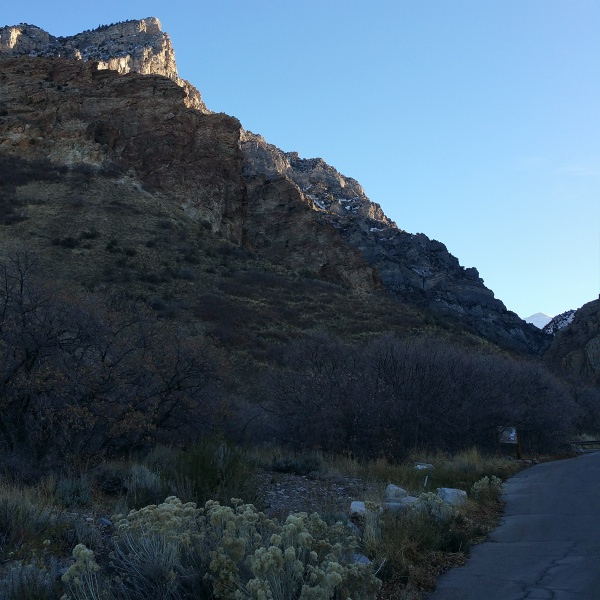
#> input picture test_images/mountain/img3.jpg, 600 x 600 px, found by its file name
$ python main_self.py
#> lines starting #> are read from the running program, lines starting #| are printed output that depends on the picture; after the words box and inside, x2 and y2 are one past the last pixel; in counts of white or black regions, pixels touching at a corner belong together
### image_sticher/pair_stitcher.py
import cv2
import numpy as np

from image_sticher.feature_detector import FeatureDetector
from image_sticher.feature_matcher import FeatureMatcher
from image_sticher.homography import Homography
from image_sticher.blender import Blender


class PairStitcher:

    def __init__(self,
                 feature_detector: FeatureDetector,
                 feature_matcher: FeatureMatcher,
                 homography: Homography,
                 blender: Blender):
        self.feature_detector = feature_detector
        self.feature_matcher = feature_matcher
        self.homography = homography
        self.blender = blender

        self.save_keypoints = False
        self.save_matches = False

    def stitch(self, center_img, other_img):
        # Load the test_images
        image1 = cv2.imread(other_img)
        image2 = cv2.imread(center_img)

        # Convert test_images to grayscale
        gray1 = cv2.cvtColor(image1, cv2.COLOR_BGR2GRAY)
        gray2 = cv2.cvtColor(image2, cv2.COLOR_BGR2GRAY)

        # Detect keypoints and compute descriptors for both test_images
        keypoints1, descriptors1 = self.feature_detector.detect_and_compute(gray1, None)
        keypoints2, descriptors2 = self.feature_detector.detect_and_compute(gray2, None)
        if self.save_keypoints:
            cv2.imwrite(r'image1_kp.png', cv2.drawKeypoints(image2, keypoints2, None))
            cv2.imwrite(r'image2_kp.png', cv2.drawKeypoints(image1, keypoints1, None))

        # Match the descriptors using brute-force matching
        matches = self.feature_matcher.match(descriptors1, descriptors2)
        # [9 lines of commented-out code are left out]
        num_matches = self.homography.needed_points
        matches = sorted(matches, key=lambda x: x.distance)[:num_matches]

        # Extract matching keypoints
        src_points = np.float32([keypoints1[match.queryIdx].pt for match in matches]).reshape(-1, 1, 2)
        dst_points = np.float32([keypoints2[match.trainIdx].pt for match in matches]).reshape(-1, 1, 2)

        # Estimate the homography matrix
        homography = self.homography.find_homography(src_points, dst_points)

        # Warp the first image using the homography
        warped_image = self.homography.warp(image1, homography,
                                            (image2.shape[1] + image1.shape[1], image2.shape[0] + image1.shape[0]))

        # Blend images
        image2, warped_image = self.blender.blend(image2, warped_image)
        res = self.blender.combine(image2, warped_image)

        return trim(res)
        # [13 lines of commented-out code are left out]

    def set_options(self, save_keypoints=False, save_matches=False):
        self.save_keypoints = save_keypoints
        self.save_matches = save_matches
        return self


def trim(frame):
    """Trim black areas on image sides"""
    while not np.sum(frame[0]):
        frame = frame[1:]
    while not np.sum(frame[-1]):
        frame = frame[:-2]
    while not np.sum(frame[:, 0]):
        frame = frame[:, 1:]
    while not np.sum(frame[:, -1]):
        frame = frame[:, :-2]

    return frame

### image_sticher/feature_matcher.py
import cv2 as cv


class FeatureMatcher:
    def __init__(self, name: str, binary=False):
        if name == "":
            raise Exception("FeatureMatcher: name can't be empty")

        if name is None:
            name = "BF"

        if name == "BF":
            # match = cv.DescriptorMatcher_create(cv.DescriptorMatcher_BRUTEFORCE).match
            match = get_bf_match_function(binary)
        elif name == "Flann":
            match = get_flann_match_function(binary)
        else:
            raise Exception("FeatureMatcher: unknown feature matcher name " + name)

        self.name = name
        self.match = match

        print("FeatureMatcher: " + self.name)


# [15 lines left out: function get_bf_match_function, not called in this run]


def get_flann_match_function(binary):
    def h(descriptors1, descriptors2):
        if binary:
            index_params = dict(algorithm=6,
                                table_number=6,
                                key_size=12,
                                multi_probe_level=2)
            search_params = {}
        else:
            FLANN_INDEX_KDTREE = 0
            index_params = dict(algorithm=FLANN_INDEX_KDTREE, trees=5)
            search_params = dict(checks=50)  # or pass empty dictionary
        matcher = cv.FlannBasedMatcher(index_params, search_params)

        knn_matches = matcher.knnMatch(descriptors1, descriptors2, 2)
        ratio_thresh = 0.99
        good_matches = []
        for m, n in knn_matches:
            if m.distance < ratio_thresh * n.distance:
                good_matches.append(m)
        return good_matches

    return h

### image_sticher/blender.py
import cv2 as cv
import numpy as np


class Blender:
    def __init__(self, name: str):
        if name == "":
            raise Exception("Blender: name can't be empty")

        if name is None:
            name = "Overlay"

        if name == "Overlay":
            blend = get_overlay_blending_function()
            combine = get_combine_overlay_function()
        elif name == "Alpha":
            blend = get_alpha_blending_function()
            combine = get_combine_alpha_function()
            # combine = get_combine_overlay_function()

        self.name = name
        self.blend = blend
        self.combine = combine

        print("Blender: " + self.name)


# color corrector?


# [6 lines left out: function get_combine_overlay_function, not called in this run]


def get_combine_alpha_function():
    def h(base_image, warped_image):
        blended_image = cv.add(warped_image, np.resize(base_image, warped_image.shape))
        return np.add(warped_image,
                      cv.copyMakeBorder(
                          base_image,
                          0,
                          warped_image.shape[1] - base_image.shape[1],
                          0, warped_image.shape[0] - base_image.shape[0],
                          cv.BORDER_CONSTANT, value=[0, 0, 0]))

        # cv.imshow('Blended Image', cv.copyMakeBorder(base_image, 0, warped_image.shape[0] - base_image.shape[0], 0,
        #                   warped_image.shape[1] - base_image.shape[1], cv.BORDER_CONSTANT, value=[0,0,0]))
        # cv.waitKey(0)
        # cv.destroyAllWindows()

    return h


# [5 lines left out: function get_overlay_blending_function, not called in this run]


def get_alpha_blending_function():
    def h(img1, img2):
        alpha = 0.5

        gray1 = cv.cvtColor(img1, cv.COLOR_BGR2GRAY)
        gray2 = cv.cvtColor(img2, cv.COLOR_BGR2GRAY)

        gray1[gray1 > 0] = 1
        gray2[gray2 > 0] = 1
        gray2_cropp = gray2[0:gray1.shape[0], 0:gray1.shape[1]]

        mask = gray1 & gray2_cropp
        mask = np.logical_not(mask).astype(int)

        n = np.empty((mask.shape[0], mask.shape[1], 3))

        for i in range(mask.shape[0]):
            for j in range(mask.shape[1]):
                n[i][j][0] = mask[i][j]
                n[i][j][1] = mask[i][j]
                n[i][j][2] = mask[i][j]
        n[n < 1] = 0.5

        img1 = img1.astype(float)
        img2 = img2.astype(float)

        img1 = cv.multiply(n, img1)
        tmp = cv.multiply(n, img2[0:gray1.shape[0], 0:gray1.shape[1]])
        img2[0:gray1.shape[0], 0:gray1.shape[1]] = tmp

        # cv.imshow('Blended Image', n)
        # cv.waitKey(0)
        # cv.destroyAllWindows()

        return img1, img2

    return h

### image_sticher/feature_detector.py
import cv2 as cv


class FeatureDetector:
    def __init__(self, name: str):
        if name == "":
            raise Exception("FeatureDetector: name can't be empty")

        if name is None:
            name = "SIFT"

        if name == "SIFT":
            detect_and_compute = cv.SIFT_create().detectAndCompute
        elif name == "ORB":
            detect_and_compute = cv.ORB_create().detectAndCompute
        elif name == "BRISK":
            detect_and_compute = cv.BRISK_create().detectAndCompute
        elif name == "FAST":
            detect_and_compute = get_fast_with_descriptor_detector("SIFT")
        else:
            raise Exception("FeatureDetector: unknown detector name: " + name)

        self.name = name
        self.detect_and_compute = detect_and_compute

        if name == "ORB" or name == "BRISK":
            self.is_binary = True

        print("FeatureDetector: " + self.name)


# [17 lines left out: function get_fast_with_descriptor_detector, not called in this run]

### image_sticher/homography.py
import cv2 as cv


class Homography:
    def __init__(self, name: str):
        if name == "":
            raise Exception("Homography: name can't be empty")

        if name is None:
            name = "Perspective"

        if name == "Perspective":
            find_homography_function = find_homography_perspective("RANSAC")
            needed_points = 50
            warp_function = cv.warpPerspective
        elif name == "Affine":
            find_homography_function = cv.getAffineTransform
            warp_function = cv.warpAffine
            needed_points = 3
        else:
            raise Exception("Homography: unknown homography name " + name)

        self.name = name
        self.find_homography = find_homography_function
        self.warp = warp_function
        self.needed_points = needed_points

        print("Homography: " + self.name)


def find_homography_perspective(alg:str):
    if alg == "RANSAC":
        def h(src_points, dst_points):
            return cv.findHomography(src_points, dst_points, cv.RANSAC, 5.0)[0]

        return h

### main_self.py
import time

import cv2 as cv

import image_sticher.pair_stitcher as st


def main():
    stitcher = st.PairStitcher(
        st.FeatureDetector("SIFT"),
        st.FeatureMatcher("Flann", binary=False),
        st.Homography("Perspective"),
        st.Blender("Alpha")
    )

    start_time = time.time()
    res = stitcher.\
        set_options(save_keypoints=True, save_matches=True).\
        stitch("test_images/img2.jpg", "test_images/img3.jpg")
#> in stitch, image1 is the input picture: shape (600, 600, 3); mean B, G, R 102.5, 86.5, 67
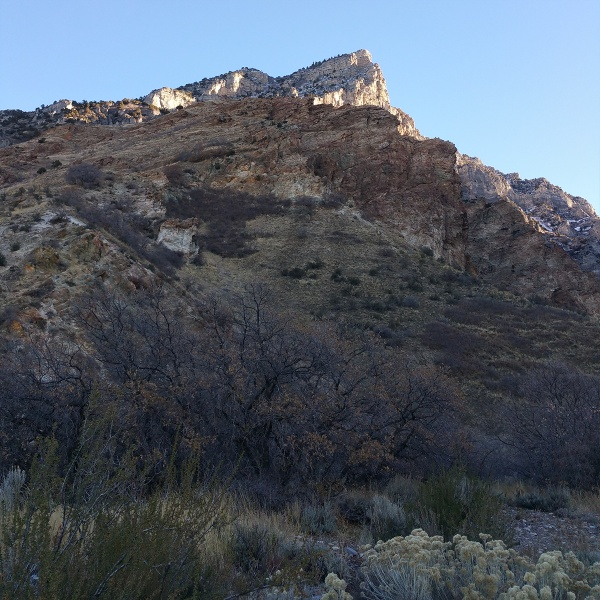
#> input picture test_images/mountain/img2.jpg, 600 x 600 px, found by its file name
#> in stitch, image2 is the input picture: shape (600, 600, 3); mean B, G, R 101.1, 90.1, 81.6
#> in stitch, `gray2 = cv2.cvtColor(image2, cv2.COLOR_BGR2GRAY)`:
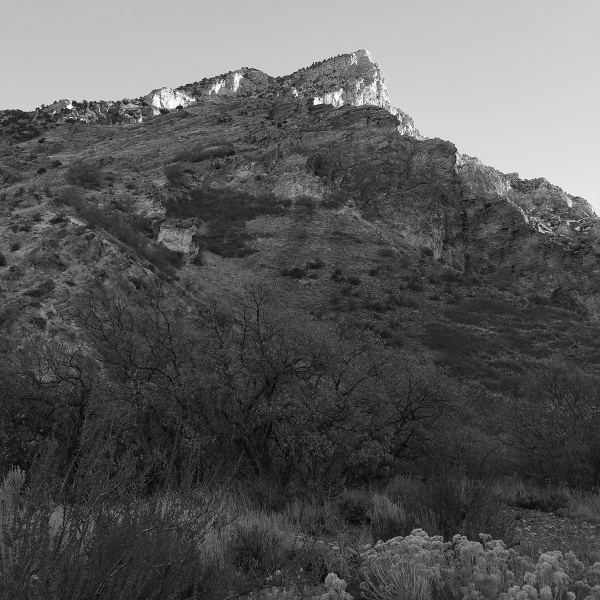
#> gray2: shape (600, 600); min 0, max 254, mean 88.8
#> in stitch, `keypoints1, descriptors1 = self.feature_detector.detect_and_compute(gr..`: keypoints1 = 674 keypoints; strongest (x, y, size): (101, 66, 5.1), (14, 34, 5.9), (496, 297, 2.6), (122, 64, 10.5)
#> in stitch, `keypoints2, descriptors2 = self.feature_detector.detect_and_compute(gr..`: keypoints2 = 1490 keypoints; strongest (x, y, size): (70, 107, 3.4), (179, 107, 3.4), (74, 103, 3.3), (140, 120, 2.6)
#> in h, `knn_matches = matcher.knnMatch(descriptors1, descriptors2, 2)`: knn_matches = 674 matches
#> after the loop in h, `for m, n in knn_matches:`: good_matches = 603 matches
#> in stitch, `matches = sorted(matches, key=lambda x: x.distance)[:num_matches]`: matches = 50 matches
#> in stitch, `src_points = np.float32([keypoints1[match.queryIdx].pt for match in ma..`: src_points = 50 rows, first 8: [301, 156.1], [127.6, 181.3], [127.6, 181.3], [92.88, 235.3], [184, 206], [245.3, 126.2], [138.3, 185.7], [122.4, 19.04]
#> in stitch, `dst_points = np.float32([keypoints2[match.trainIdx].pt for match in ma..`: dst_points = 50 rows, first 8: [522.1, 177], [347.7, 211.3], [347.7, 211.3], [317.7, 265.4], [404, 233.5], [461, 150.1], [358.1, 215.2], [333.9, 54.21]
#> in stitch, `homography = self.homography.find_homography(src_points, dst_points)`: homography = [[0.788, 0.0358, 222.8], [-0.112, 0.919, 48.28], [-0.000334, -4.82e-05, 1]]
#> in h, `gray1[gray1 > 0] = 1`:
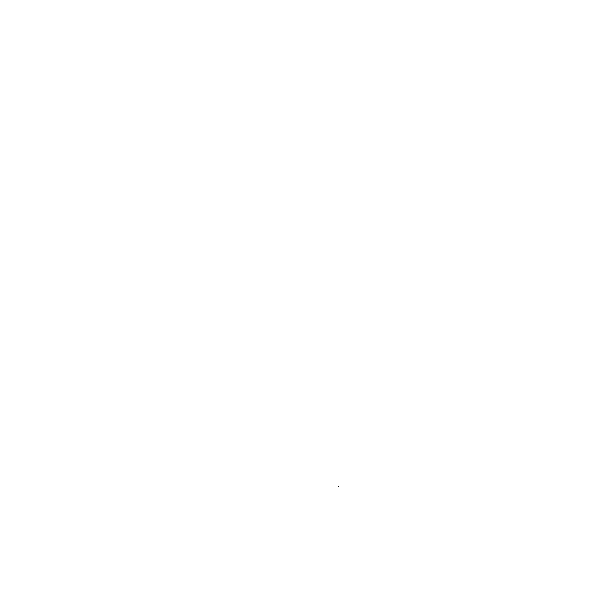
#> gray1: shape (600, 600); values 0 (black) and 1 (white), 100% white; black in thin lines or dots, all inside (x1, y1, x2, y2) = (338, 486, 339, 487)
#> in h, `gray2[gray2 > 0] = 1`: gray2: shape (1200, 1200); values 0 (black) and 1 (white), 29.4% white; 1 white region, box (x1, y1, x2, y2) and area: (222, 0, 931, 691) 423851
#> in h, `gray2_cropp = gray2[0:gray1.shape[0], 0:gray1.shape[1]]`: gray2_cropp: shape (600, 600); values 0 (black) and 1 (white), 58% white; 1 black region, box (x1, y1, x2, y2) and area: (0, 0, 600, 600) 151241
#> in h, `mask = gray1 & gray2_cropp`: mask: shape (600, 600); values 0 (black) and 1 (white), 58% white; 2 black regions (1 under 20 px), largest, box (x1, y1, x2, y2) and area: (0, 0, 600, 600) 151241
#> in h, `blended_image = cv.add(warped_image, np.resize(base_image, warped_imag..`:
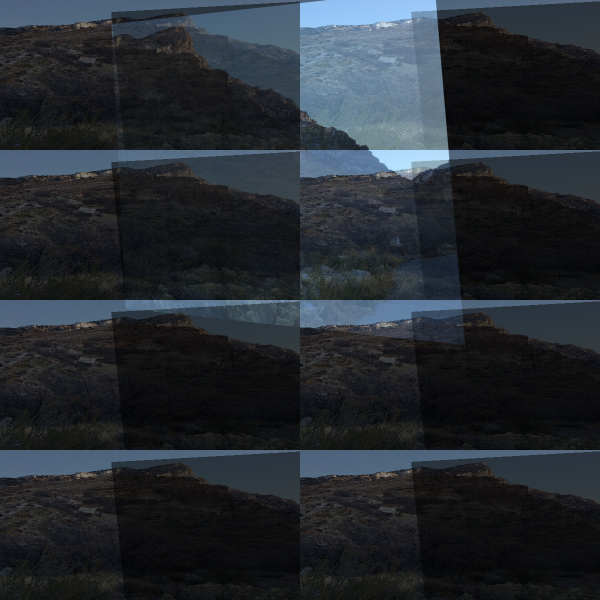
#> blended_image: shape (1200, 1200, 3) float64 (shown at 1/2 size); mean B, G, R 97.7, 85.7, 74.4; drawn with min black and max white
#> in h, `return np.add(warped_image, cv.copyMakeBorder( base_image, 0, warped_i..`:
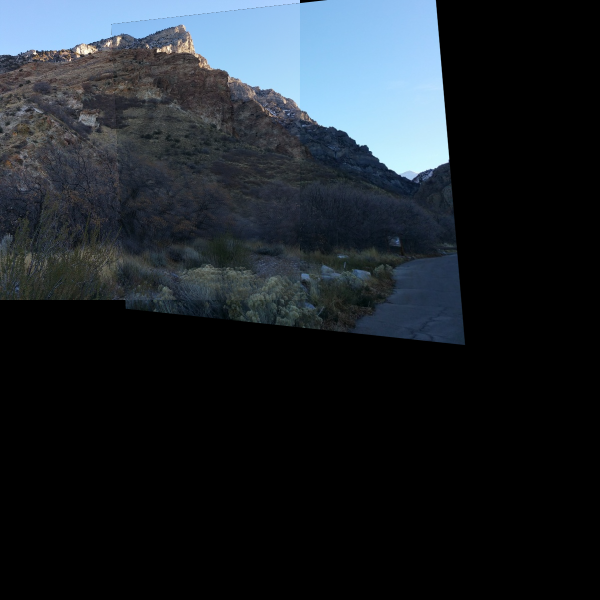
#> returned value: shape (1200, 1200, 3) float64 (shown at 1/2 size); mean of channels 0, 1, 2 43.6, 37.5, 31; drawn as B, G, R
#> after the loop in trim, `while not np.sum(frame[-1]):`:
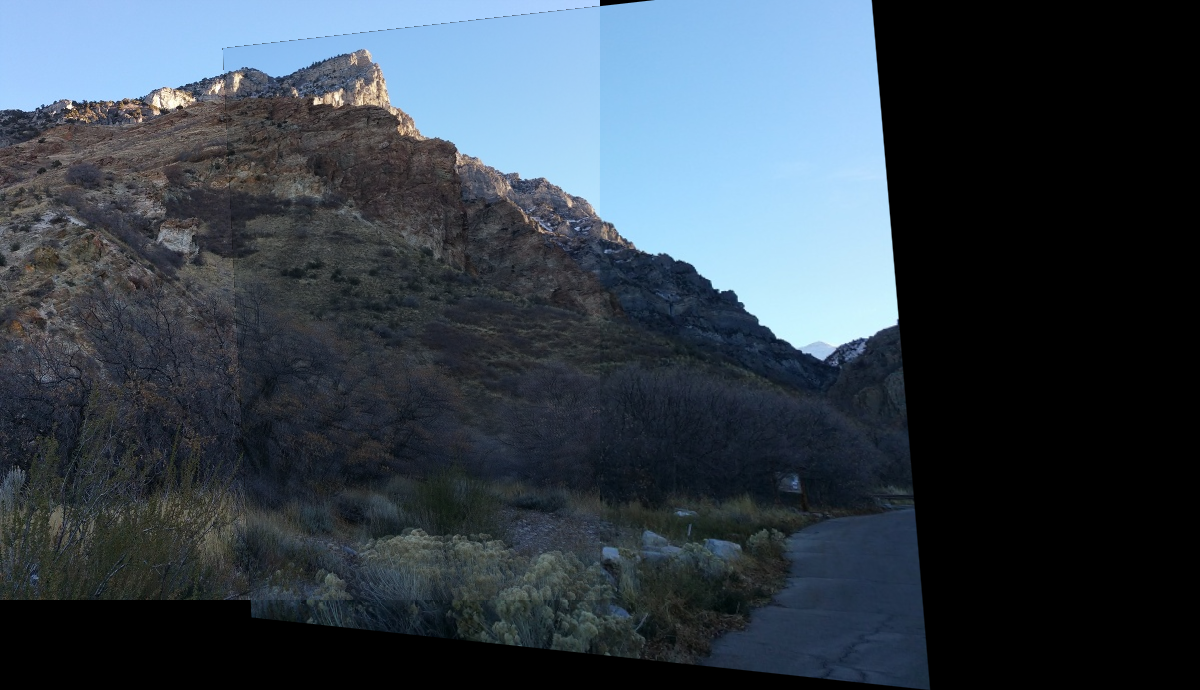
#> frame: shape (690, 1200, 3) float64; mean of channels 0, 1, 2 75.8, 65.2, 53.9; drawn as B, G, R
#> the loop in trim, `while not np.sum(frame[:, -1]):` made 135 passes
#> after the loop in trim, `while not np.sum(frame[:, -1]):`:
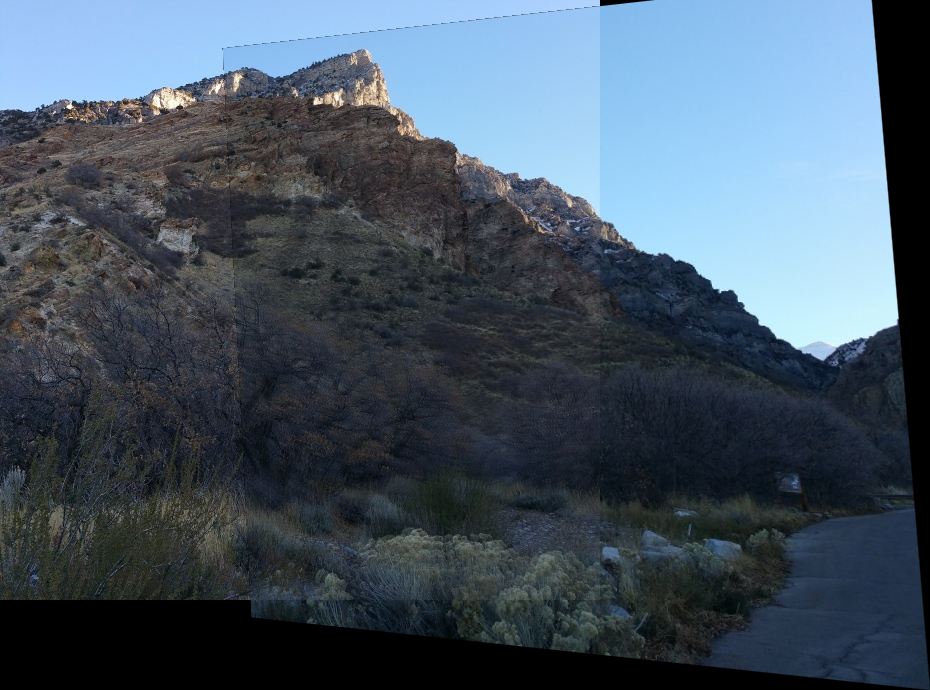
#> frame: shape (690, 930, 3) float64; mean of channels 0, 1, 2 97.8, 84.2, 69.6; drawn as B, G, R
    print("--- %s seconds ---" % (time.time() - start_time))

    cv.imwrite(r'conn.jpg', res)


if __name__ == "__main__":
    main()
